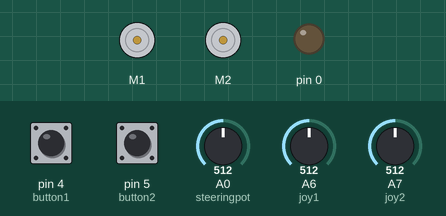
Simulated run of this sketch. Board: Arduino Pro Mini, built with avr-gcc and run on an emulated ATmega328P. Shown: 2 × DC motor (green arrow = forward, orange = backward, longer = faster), output pins drawn as LEDs (lit = HIGH). The inputs (shaded band) are chosen by the test bench; at power-on: A6 (joy1) = 512, A7 (joy2) = 512, pin 5 (button2) HIGH, pin 4 (button1) HIGH, A0 (steeringpot) = 512.

Above: at 3.2 s.
3.3 s: A6 (joy1) set to 716
At 4.1 s:
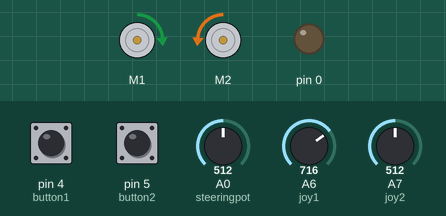
4.8 s: A7 (joy2) set to 716
At 5.3 s:
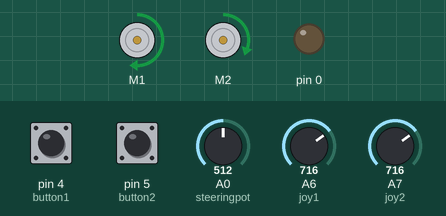
6.3 s: pin 5 (button2) pulled LOW for 0.15 s
At 6.38 s:
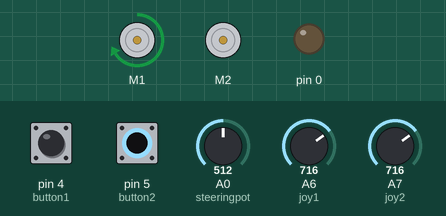
7.9 s: A6 (joy1) set to 900
At 8.9 s:
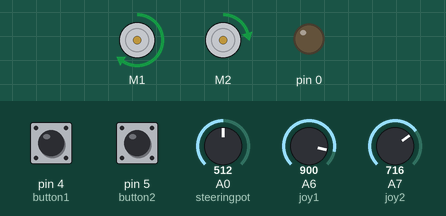
9.4 s: A7 (joy2) set to 900
At 10.2 s:
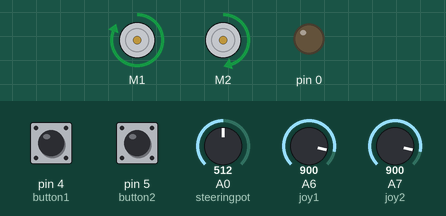
10.9 s: pin 5 (button2) pulled LOW for 1 s
At 11.7 s:
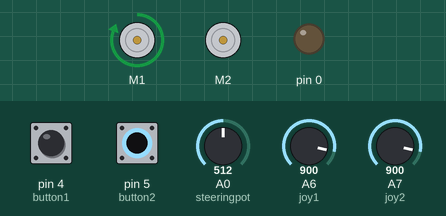
Timing chart, 0 to 13.9 s (numbered marks = the images above; inputs shaded):
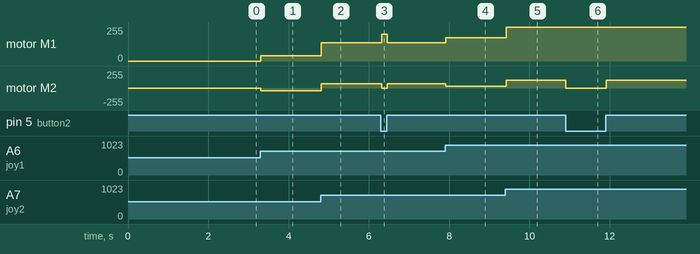

Measured:
- after the input at 3.3 s, motor M1: stopped → forward 38/255 at once; motor M2: stopped → backward 38/255 at once
- after the input at 4.8 s, motor M1: forward 38/255 → forward 138/255 at once; motor M2: backward 38/255 → forward 62/255 at once
- after the input at 6.3 s, motor M1: forward 138/255 → forward 200/255 at once, → forward 138/255 0.15 s later; motor M2: forward 62/255 → stopped at once, → forward 62/255 0.15 s later
- after the input at 7.9 s, motor M1: forward 138/255 → forward 174/255 at once; motor M2: forward 62/255 → forward 26/255 at once
- after the input at 9.4 s, motor M1: forward 174/255 → forward 255/255 at once; motor M2: forward 26/255 → forward 118/255 at once
- after the input at 10.9 s, motor M2: forward 118/255 → stopped at once, → forward 118/255 1.0 s later

The sketch:

arduinomotorcontrol.ino
```cpp
/*--------------------------------------------------------------
  Program:      LEUV MOTOR CONTROL

  Description:  Read wii nunchuck buttons and joystick and control
                2 sabertooth 2x60 motor controllers

  Hardware:     Arduino Pro mini with wii Nunchuck

  Date:         September, 2015

  Author:       Chris Low

 */

//included libraries
#include <SoftwareSerial.h>
#include <Sabertooth.h>

//Set upsoftware seirial tx only on pin 11
SoftwareSerial SWSerial(NOT_A_PIN, 11);
Sabertooth ST(128, SWSerial);

//need to change data types
//pin assignments
const int button1 = 4;
const int button2 = 5;
const int joy1 = A6;
const int joy2 = A7;
const int steeringpot = A0;
const int rcin1 = 8;
const int rcin2 = 12;
const int rcon = 9;
const int open1 = 3;
const int open2 = 6;
const int open3 = 7;

//variable
const int samplenumber = 5;
const int hornvolume =128;
int joyx;
int joyy;
int horn;
int hornout;
int steering;
int samples;
int joyxtotal;
int joyytotal;
int steeringtotal;
int sampleready;
int drivemode;
int joyturn;
int joypower;
int sampledone;


void setup() {
// set pinmodes so they are not floating

pinMode(button1, INPUT_PULLUP);
pinMode(button2, INPUT_PULLUP);
pinMode(rcin1, INPUT_PULLUP);
pinMode(rcin2, INPUT_PULLUP);
pinMode(open1, INPUT_PULLUP);
pinMode(open2, INPUT_PULLUP);
pinMode(open3, INPUT_PULLUP);
pinMode(horn, OUTPUT);

//variables to 0
samples = 0;
joyxtotal = 0;
joyytotal = 0;
steeringtotal = 0;
digitalWrite(horn, LOW);
SWSerial.begin(9600);
ST.autobaud();
//for debug only
//Serial.begin(9600);
}

void loop() {

if (samples < samplenumber) {
  joyxtotal += analogRead(joy1);
  joyytotal += analogRead(joy2);
  steeringtotal += analogRead(steeringpot);
  samples ++;
}
if (samples >= samplenumber)  {
  joyx = (joyxtotal/samples);
  joyy = (joyytotal/samples);
  steering = (steeringtotal/samples);
  samples = 0;
  joyxtotal = 0;
  joyytotal = 0;
  steeringtotal = 0;
  sampledone = 1;
}

drivemode = digitalRead(button2);
if (drivemode == HIGH && sampledone == 1)  {
  joyturn = map(joyx, 0, 1024, -50, 50);
  joypower = map(joyy, 0, 1024, -127, 127);
  if (joyturn <= 10 && joyturn >= -10) {
    joyturn = 0;
  }
  if (joypower <= 10 && joypower >= -10) {
    joypower = 0;
  }
  ST.drive(joypower);
  ST.turn(joyturn);
  //Serial.write("Power ");
  //Serial.println(joypower);
  //Serial.write("Turn ");
  //Serial.println(joyturn);
  sampledone = 0;
}
// This section will be used for PID control mode when button is held down
if ((drivemode == LOW) && sampledone == 1) {
  joyturn = map(joyx, 0, 1024, -127, 127);
  joypower = map(joyy, 0, 1024, -127, 127);
  if (joyturn <= 10 && joyturn >= -10) {
    joyturn = 0;
  }
  if (joypower <= 10 && joypower >= -10) {
    joypower = 0;
  }
  ST.drive(joypower);
  ST.turn(joyturn);

}
horn = digitalRead(button1);
if (horn = LOW) {
  analogWrite(hornout, hornvolume);
}
if (horn = HIGH) {
  analogWrite(hornout, 0);
}
}
```
